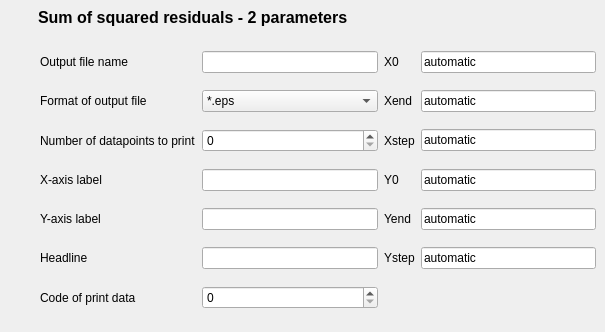
      <widget class="QWidget" name="tab_8">
       <attribute name="title">
        <string>SSR 2D</string>
       </attribute>
       <widget class="QLabel" name="label_147">
        <property name="geometry">
         <rect>
          <x>38</x>
          <y>9</y>
          <width>331</width>
          <height>17</height>
         </rect>
        </property>
        <property name="font">
         <font>
          <pointsize>12</pointsize>
          <weight>75</weight>
          <bold>true</bold>
         </font>
        </property>
        <property name="text">
         <string>Sum of squared residuals - 2 parameters</string>
        </property>
       </widget>
       <widget class="QWidget" name="layoutWidget_9">
        <property name="geometry">
         <rect>
          <x>40</x>
          <y>40</y>
          <width>556</width>
          <height>283</height>
         </rect>
        </property>
        <layout class="QGridLayout" name="gridLayout_14">
         <item row="0" column="0">
          <widget class="QLabel" name="label_148">
           <property name="text">
            <string>Output file name</string>
           </property>
          </widget>
         </item>
         <item row="0" column="1">
          <widget class="QLineEdit" name="lineEdit_98"/>
         </item>
         <item row="0" column="2">
          <widget class="QLabel" name="label_149">
           <property name="text">
            <string>X0</string>
           </property>
          </widget>
         </item>
         <item row="0" column="3">
          <widget class="QLineEdit" name="lineEdit_99">
           <property name="text">
            <string>automatic</string>
           </property>
          </widget>
         </item>
         <item row="1" column="0">
          <widget class="QLabel" name="label_150">
           <property name="text">
            <string>Format of output file</string>
           </property>
          </widget>
         </item>
         <item row="1" column="1">
          <widget class="QComboBox" name="comboBox_14">
           <item>
            <property name="text">
             <string>*.eps</string>
            </property>
           </item>
           <item>
            <property name="text">
             <string>*.jpeg</string>
            </property>
           </item>
           <item>
            <property name="text">
             <string>*.pdf</string>
            </property>
           </item>
           <item>
            <property name="text">
             <string>*.svg</string>
            </property>
           </item>
          </widget>
         </item>
         <item row="1" column="2">
          <widget class="QLabel" name="label_151">
           <property name="text">
            <string>Xend</string>
           </property>
          </widget>
         </item>
         <item row="1" column="3">
          <widget class="QLineEdit" name="lineEdit_100">
           <property name="text">
            <string>automatic</string>
           </property>
          </widget>
         </item>
         <item row="2" column="0">
          <widget class="QLabel" name="label_152">
           <property name="text">
            <string>Number of datapoints to print</string>
           </property>
          </widget>
         </item>
         <item row="2" column="1">
          <widget class="QSpinBox" name="spinBox_nPrint_10"/>
         </item>
         <item row="2" column="2">
          <widget class="QLabel" name="label_153">
           <property name="text">
            <string>Xstep</string>
           </property>
          </widget>
         </item>
         <item row="2" column="3">
          <widget class="QLineEdit" name="lineEdit_101">
           <property name="text">
            <string>automatic</string>
           </property>
          </widget>
         </item>
         <item row="3" column="0">
          <widget class="QLabel" name="label_154">
           <property name="text">
            <string>X-axis label</string>
           </property>
          </widget>
         </item>
         <item row="3" column="1">
          <widget class="QLineEdit" name="lineEdit_102"/>
         </item>
         <item row="3" column="2">
          <widget class="QLabel" name="label_155">
           <property name="text">
            <string>Y0</string>
           </property>
          </widget>
         </item>
         <item row="3" column="3">
          <widget class="QLineEdit" name="lineEdit_103">
           <property name="text">
            <string>automatic</string>
           </property>
          </widget>
         </item>
         <item row="4" column="0">
          <widget class="QLabel" name="label_156">
           <property name="text">
            <string>Y-axis label</string>
           </property>
          </widget>
         </item>
         <item row="4" column="1">
          <widget class="QLineEdit" name="lineEdit_104"/>
         </item>
         <item row="4" column="2">
          <widget class="QLabel" name="label_157">
           <property name="text">
            <string>Yend</string>
           </property>
          </widget>
         </item>
         <item row="4" column="3">
          <widget class="QLineEdit" name="lineEdit_105">
           <property name="text">
            <string>automatic</string>
           </property>
          </widget>
         </item>
         <item row="5" column="0">
          <widget class="QLabel" name="label_158">
           <property name="text">
            <string>Headline</string>
           </property>
          </widget>
         </item>
         <item row="5" column="1">
          <widget class="QLineEdit" name="lineEdit_106"/>
         </item>
         <item row="5" column="2">
          <widget class="QLabel" name="label_159">
           <property name="text">
            <string>Ystep</string>
           </property>
          </widget>
         </item>
         <item row="5" column="3">
          <widget class="QLineEdit" name="lineEdit_107">
           <property name="text">
            <string>automatic</string>
           </property>
          </widget>
         </item>
         <item row="6" column="0">
          <widget class="QLabel" name="label_160">
           <property name="text">
            <string>Code of print data</string>
           </property>
          </widget>
         </item>
         <item row="6" column="1">
          <widget class="QSpinBox" name="spinBox_16"/>
         </item>
        </layout>
       </widget>
      </widget>
